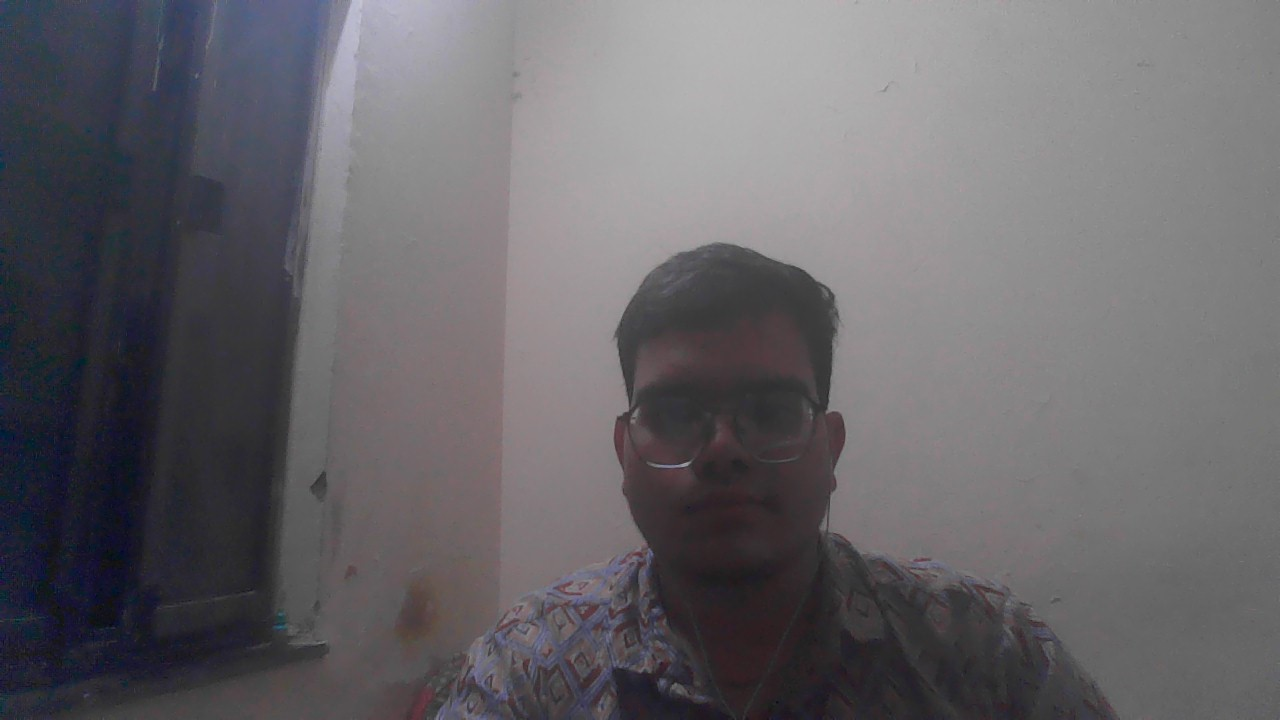
#> input picture OpenCV/image/my.jpg, 1280 x 720 px
$ python basics.py
#> lines starting #> are read from the running program, lines starting #| are printed output that depends on the picture; after the words box and inside, x2 and y2 are one past the last pixel; in counts of white or black regions, pixels touching at a corner belong together
import cv2 as cv

img=cv.imread('image/my.jpg')
#> img is the input picture: shape (720, 1280, 3); mean B, G, R 105, 100.9, 103.1
cv.imshow('RGB',img)

# Converting to Grayscale
gray= cv.cvtColor(img,cv.COLOR_BGR2GRAY)
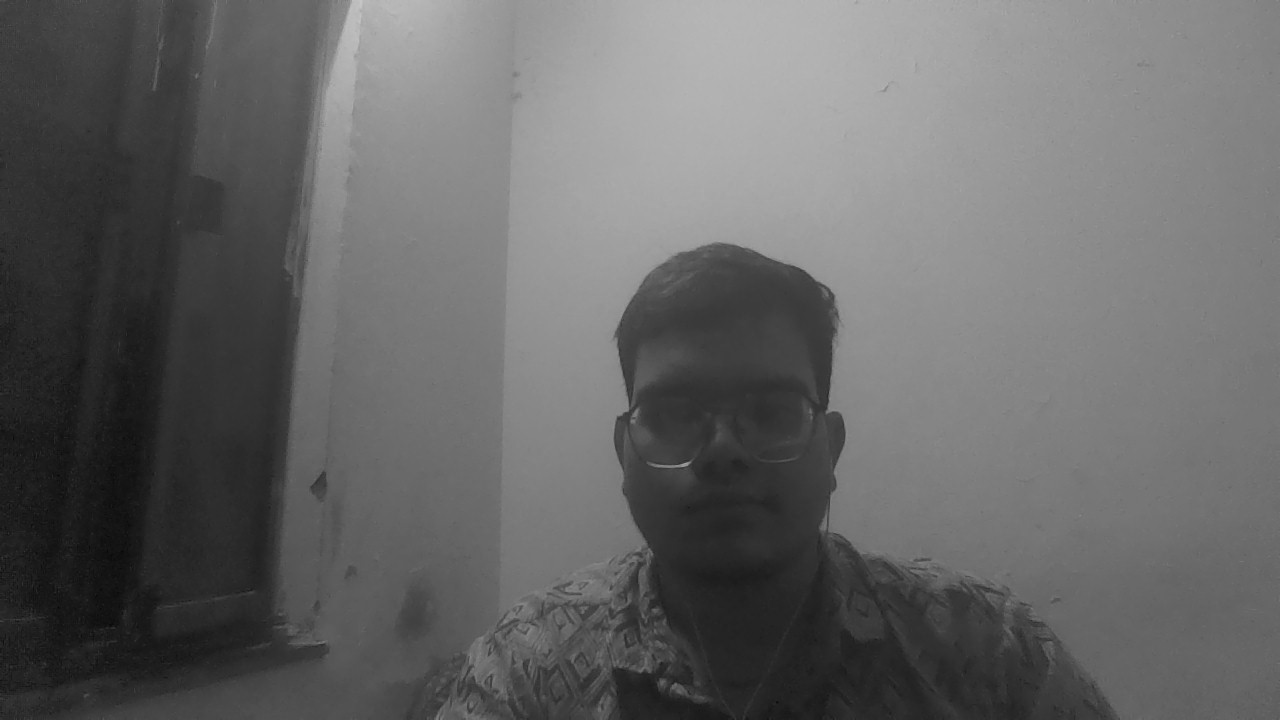
#> gray: shape (720, 1280); min 7, max 198, mean 102.1
cv.imshow('Gray',gray)

# Blur
blur=cv.GaussianBlur(img,(7,7),cv.BORDER_DEFAULT)
cv.imshow('Blur',blur)

# Edge Cascade (boundaries)
canny=cv.Canny(img,55,55)
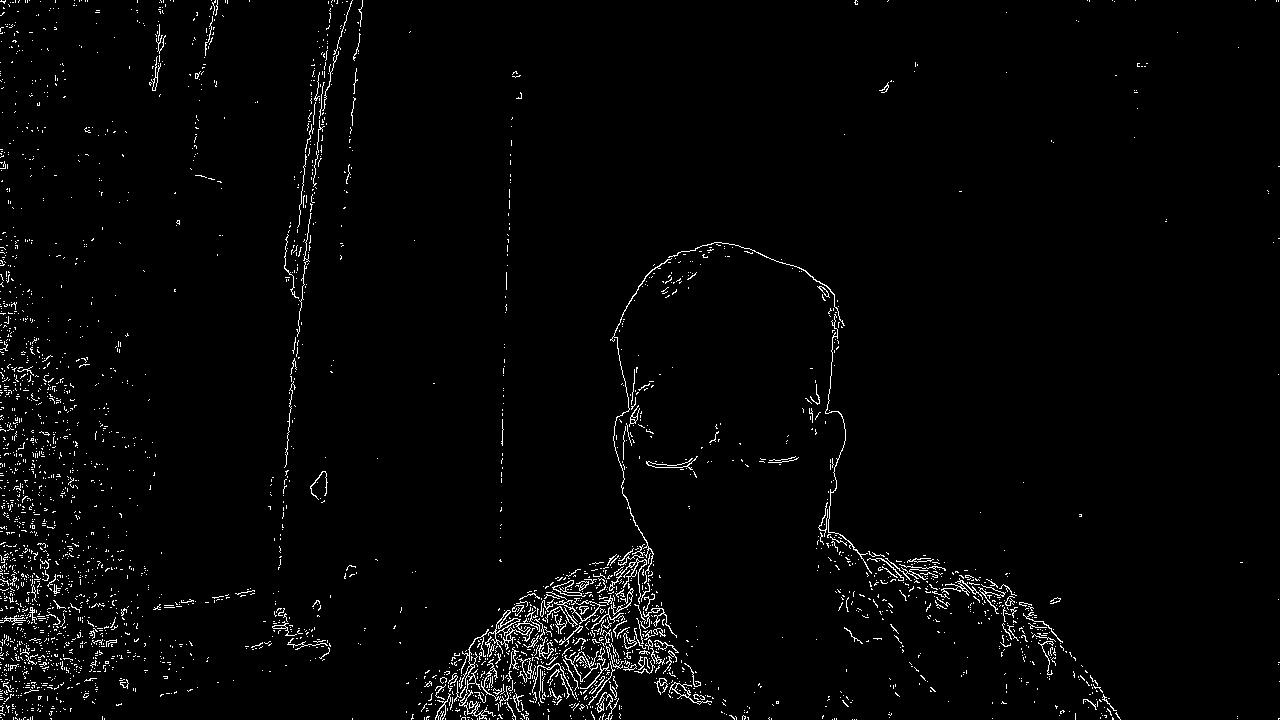
#> canny: shape (720, 1280); 2.2% white in thin lines or dots
cv.imshow('Canny',canny)

# Dilate the image
dilated= cv.dilate(canny,(7,7),iterations=3)
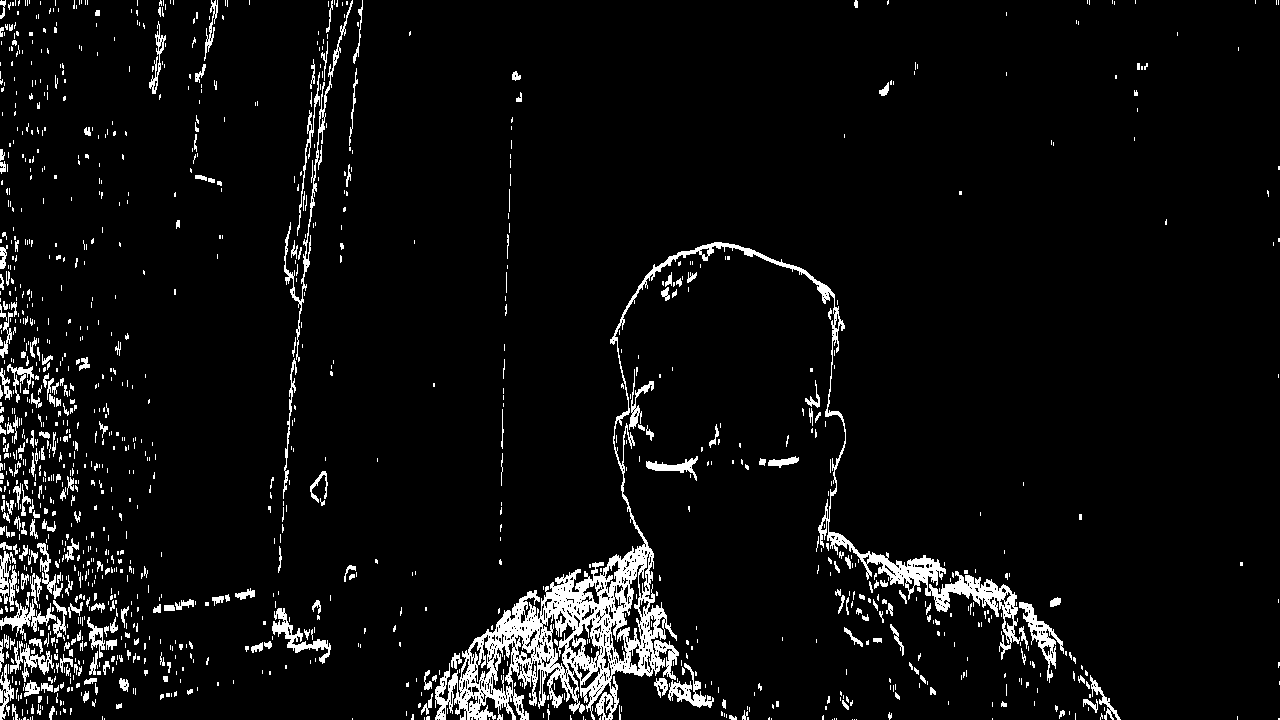
#> dilated: shape (720, 1280); 5.5% white; 1250 white regions (979 under 20 px), largest, box (x1, y1, x2, y2) and area: (435, 242, 1020, 720) 22582, (284, 0, 353, 362) 1304, (1019, 602, 1064, 683) 895
cv.imshow('Dilated',dilated)

# Erode the image
eroded=cv.erode(dilated,(3,3),5)
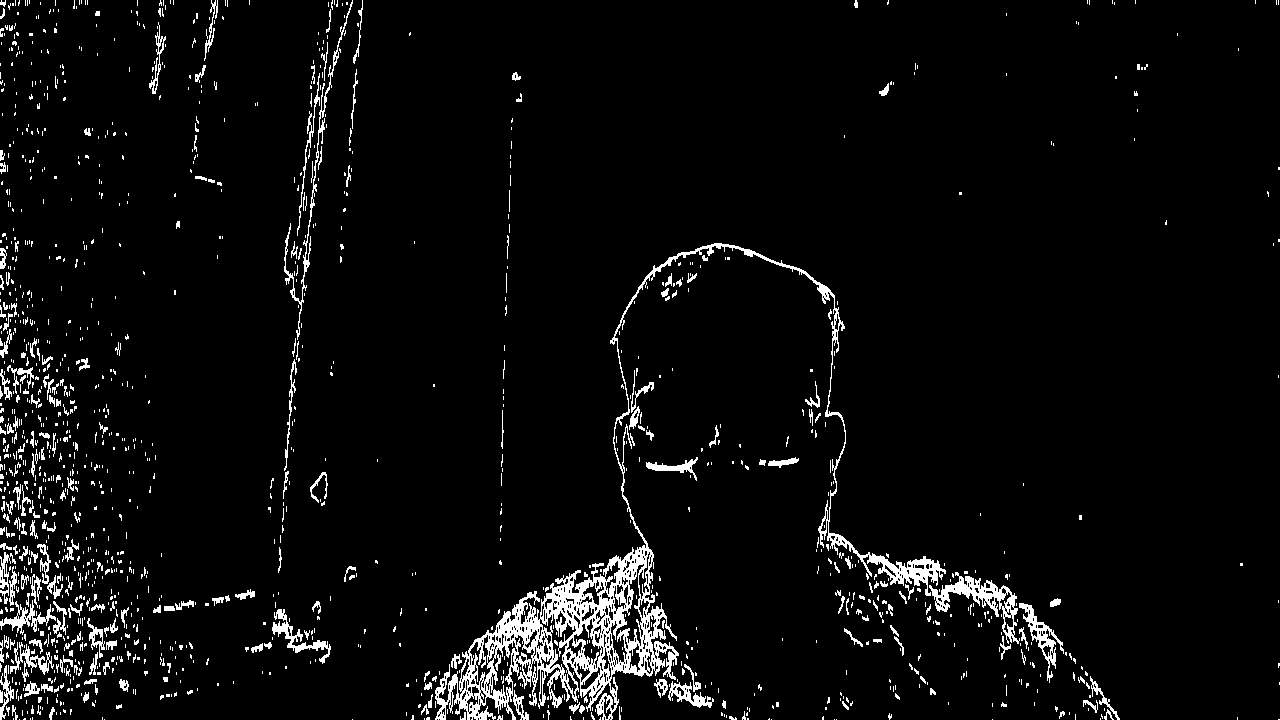
#> eroded: shape (720, 1280); 4.7% white; 1375 white regions (1127 under 20 px), largest, box (x1, y1, x2, y2) and area: (435, 243, 946, 720) 17517, (929, 572, 1020, 644) 1613, (284, 0, 353, 340) 1024
cv.imshow('Eroded',eroded)

# Resize
resized=cv.resize(img,(400,400),interpolation=cv.INTER_AREA)
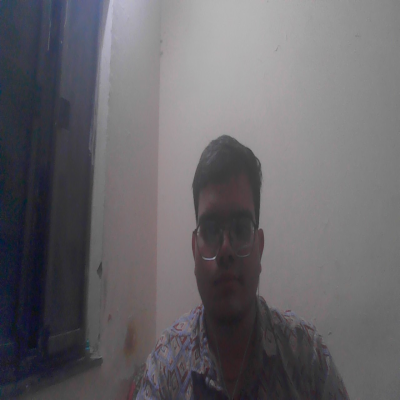
#> resized: shape (400, 400, 3); mean B, G, R 105, 100.9, 103.1
cv.imshow('resized',resized)

# Cropped
cropped=img[20:200,100:400]
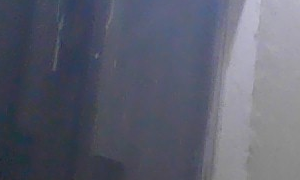
#> cropped: shape (180, 300, 3); mean B, G, R 110.6, 95.9, 92.9
cv.imshow('Cropped',cropped)

cv.waitKey(0)
